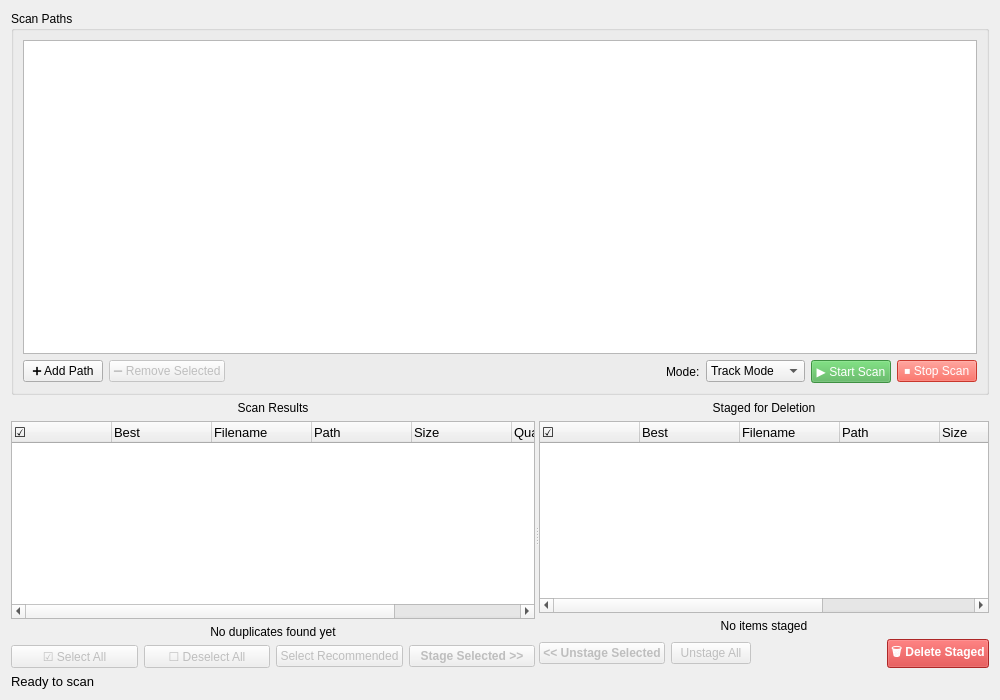
<?xml version="1.0" encoding="UTF-8"?>
<ui version="4.0">
 <class>DualPaneWidget</class>
 <widget class="QWidget" name="DualPaneWidget">
  <property name="geometry">
   <rect>
    <x>0</x>
    <y>0</y>
    <width>1000</width>
    <height>700</height>
   </rect>
  </property>
  <property name="windowTitle">
   <string>Scan &amp; Stage</string>
  </property>
  <layout class="QVBoxLayout" name="verticalLayout">
   <item>
    <!-- Top Pane: Scan Paths -->
    <widget class="QGroupBox" name="pathsGroup">
     <property name="title">
      <string>Scan Paths</string>
     </property>
     <property name="minimumHeight">
      <number>150</number>
     </property>
     <property name="maximumHeight">
      <number>200</number>
     </property>
     <layout class="QVBoxLayout" name="pathsLayout">
      <item>
       <widget class="QListWidget" name="pathsList">
        <property name="toolTip">
         <string>Paths to scan for duplicates</string>
        </property>
       </widget>
      </item>
      <item>
       <layout class="QHBoxLayout" name="pathsButtonLayout">
        <item>
         <widget class="QPushButton" name="addPathButton">
          <property name="text">
           <string>➕ Add Path</string>
          </property>
          <property name="toolTip">
           <string>Add a path to scan</string>
          </property>
         </widget>
        </item>
        <item>
         <widget class="QPushButton" name="removePathButton">
          <property name="text">
           <string>➖ Remove Selected</string>
          </property>
          <property name="enabled">
           <bool>false</bool>
          </property>
          <property name="toolTip">
           <string>Remove selected path</string>
          </property>
         </widget>
        </item>
        <item>
         <spacer name="horizontalSpacer1">
          <property name="orientation">
           <enum>Qt::Horizontal</enum>
          </property>
          <property name="sizeHint" stdset="0">
           <size>
            <width>40</width>
            <height>20</height>
           </size>
          </property>
         </spacer>
        </item>
        <item>
         <widget class="QLabel" name="modeLabel">
          <property name="text">
           <string>Mode:</string>
          </property>
         </widget>
        </item>
        <item>
         <widget class="QComboBox" name="modeCombo">
          <property name="toolTip">
           <string>Scan for duplicate tracks or albums</string>
          </property>
          <item>
           <property name="text">
            <string>Track Mode</string>
           </property>
          </item>
          <item>
           <property name="text">
            <string>Album Mode</string>
           </property>
          </item>
         </widget>
        </item>
        <item>
         <widget class="QPushButton" name="startScanButton">
          <property name="text">
           <string>▶ Start Scan</string>
          </property>
          <property name="enabled">
           <bool>false</bool>
          </property>
          <property name="sizePolicy">
           <sizepolicy hsizetype="Fixed" vsizetype="Fixed">
            <horstretch>0</horstretch>
            <verstretch>0</verstretch>
           </sizepolicy>
          </property>
          <property name="toolTip">
           <string>Start scanning for duplicates</string>
          </property>
          <property name="styleSheet">
           <string notr="true">background-color: #4CAF50; color: white;</string>
          </property>
         </widget>
        </item>
        <item>
         <widget class="QPushButton" name="stopScanButton">
          <property name="text">
           <string>⏹ Stop Scan</string>
          </property>
          <property name="enabled">
           <bool>false</bool>
          </property>
          <property name="sizePolicy">
           <sizepolicy hsizetype="Fixed" vsizetype="Fixed">
            <horstretch>0</horstretch>
            <verstretch>0</verstretch>
           </sizepolicy>
          </property>
          <property name="toolTip">
           <string>Stop the current scan</string>
          </property>
          <property name="styleSheet">
           <string notr="true">background-color: #f44336; color: white;</string>
          </property>
         </widget>
        </item>
       </layout>
      </item>
     </layout>
    </widget>
   </item>
   <item>
    <!-- Bottom: Split pane with Results (left) and Staging (right) -->
    <widget class="QSplitter" name="splitter">
     <property name="orientation">
      <enum>Qt::Horizontal</enum>
     </property>
     <widget class="QWidget" name="resultsWidget">
      <layout class="QVBoxLayout" name="resultsLayout">
       <item>
        <widget class="QLabel" name="resultsLabel">
         <property name="text">
          <string>Scan Results</string>
         </property>
         <property name="alignment">
          <set>Qt::AlignCenter</set>
         </property>
        </widget>
       </item>
       <item>
        <widget class="QTreeWidget" name="resultsTree">
         <property name="styleSheet">
          <string notr="true">font-size: 10pt;</string>
         </property>
         <property name="selectionMode">
          <enum>QAbstractItemView::MultiSelection</enum>
         </property>
         <property name="selectionBehavior">
          <enum>QAbstractItemView::SelectRows</enum>
         </property>
         <column>
          <property name="text">
           <string>☑</string>
          </property>
         </column>
         <column>
          <property name="text">
           <string>Best</string>
          </property>
         </column>
         <column>
          <property name="text">
           <string>Filename</string>
          </property>
         </column>
         <column>
          <property name="text">
           <string>Path</string>
          </property>
         </column>
         <column>
          <property name="text">
           <string>Size</string>
          </property>
         </column>
         <column>
          <property name="text">
           <string>Quality</string>
          </property>
         </column>
         <column>
          <property name="text">
           <string>Similarity</string>
          </property>
         </column>
        </widget>
       </item>
       <item>
        <widget class="QLabel" name="resultsSummary">
         <property name="text">
          <string>No duplicates found yet</string>
         </property>
         <property name="alignment">
          <set>Qt::AlignCenter</set>
         </property>
        </widget>
       </item>
       <item>
        <!-- Results buttons group -->
        <layout class="QHBoxLayout" name="resultsButtonLayout">
         <property name="spacing">
          <number>6</number>
         </property>
         <item>
          <widget class="QPushButton" name="selectAllButton">
           <property name="text">
            <string>☑ Select All</string>
           </property>
           <property name="enabled">
            <bool>false</bool>
           </property>
           <property name="toolTip">
            <string>Select all items in results pane</string>
           </property>
          </widget>
         </item>
         <item>
          <widget class="QPushButton" name="deselectAllButton">
           <property name="text">
            <string>☐ Deselect All</string>
           </property>
           <property name="enabled">
            <bool>false</bool>
           </property>
           <property name="toolTip">
            <string>Deselect all items in results pane</string>
           </property>
          </widget>
         </item>
         <item>
          <widget class="QPushButton" name="selectRecommendedButton">
           <property name="text">
            <string>Select Recommended</string>
           </property>
           <property name="enabled">
            <bool>false</bool>
           </property>
           <property name="toolTip">
            <string>Select items recommended for deletion (lower quality duplicates)</string>
           </property>
          </widget>
         </item>
         <item>
          <widget class="QPushButton" name="stageButton">
           <property name="text">
            <string>Stage Selected &gt;&gt;</string>
           </property>
           <property name="enabled">
            <bool>false</bool>
           </property>
           <property name="toolTip">
            <string>Move selected items from results to staging pane</string>
           </property>
           <property name="styleSheet">
            <string notr="true">font-weight: bold;</string>
           </property>
          </widget>
         </item>
        </layout>
       </item>
      </layout>
     </widget>
     <widget class="QWidget" name="stagingWidget">
      <layout class="QVBoxLayout" name="stagingLayout">
       <item>
        <widget class="QLabel" name="stagingLabel">
         <property name="text">
          <string>Staged for Deletion</string>
         </property>
         <property name="alignment">
          <set>Qt::AlignCenter</set>
         </property>
        </widget>
       </item>
       <item>
        <widget class="QTreeWidget" name="stagingTree">
         <property name="styleSheet">
          <string notr="true">font-size: 10pt;</string>
         </property>
         <property name="selectionMode">
          <enum>QAbstractItemView::MultiSelection</enum>
         </property>
         <property name="selectionBehavior">
          <enum>QAbstractItemView::SelectRows</enum>
         </property>
         <column>
          <property name="text">
           <string>☑</string>
          </property>
         </column>
         <column>
          <property name="text">
           <string>Best</string>
          </property>
         </column>
         <column>
          <property name="text">
           <string>Filename</string>
          </property>
         </column>
         <column>
          <property name="text">
           <string>Path</string>
          </property>
         </column>
         <column>
          <property name="text">
           <string>Size</string>
          </property>
         </column>
         <column>
          <property name="text">
           <string>Quality</string>
          </property>
         </column>
         <column>
          <property name="text">
           <string>Similarity</string>
          </property>
         </column>
        </widget>
       </item>
       <item>
        <widget class="QLabel" name="stagingSummary">
         <property name="text">
          <string>No items staged</string>
         </property>
         <property name="alignment">
          <set>Qt::AlignCenter</set>
         </property>
        </widget>
       </item>
       <item>
        <!-- Staging buttons group -->
        <layout class="QHBoxLayout" name="stagingButtonLayout">
         <property name="spacing">
          <number>6</number>
         </property>
         <item>
          <widget class="QPushButton" name="unstageButton">
           <property name="text">
            <string>&lt;&lt; Unstage Selected</string>
           </property>
           <property name="enabled">
            <bool>false</bool>
           </property>
           <property name="toolTip">
            <string>Move selected items from staging back to results pane</string>
           </property>
           <property name="styleSheet">
            <string notr="true">font-weight: bold;</string>
           </property>
          </widget>
         </item>
         <item>
          <widget class="QPushButton" name="clearStagingButton">
           <property name="text">
            <string>Unstage All</string>
           </property>
           <property name="enabled">
            <bool>false</bool>
           </property>
           <property name="toolTip">
            <string>Clear all items from staging (move back to results)</string>
           </property>
          </widget>
         </item>
         <item>
          <spacer name="horizontalSpacer2">
           <property name="orientation">
            <enum>Qt::Horizontal</enum>
           </property>
           <property name="sizeHint" stdset="0">
            <size>
             <width>40</width>
             <height>20</height>
            </size>
           </property>
          </spacer>
         </item>
         <item>
          <widget class="QPushButton" name="deleteAllButton">
           <property name="text">
            <string>🗑️ Delete Staged</string>
           </property>
           <property name="enabled">
            <bool>false</bool>
           </property>
           <property name="toolTip">
            <string>Delete all staged items (move to .deletedByDuperscooper)</string>
           </property>
           <property name="styleSheet">
            <string notr="true">background-color: #d32f2f; color: white; font-weight: bold;</string>
           </property>
          </widget>
         </item>
        </layout>
       </item>
      </layout>
     </widget>
    </widget>
   </item>
   <item>
    <widget class="QLabel" name="statusLabel">
     <property name="styleSheet">
      <string notr="true">font-size: 10pt;</string>
     </property>
     <property name="text">
      <string>Ready to scan</string>
     </property>
     <property name="alignment">
      <set>Qt::AlignLeft|Qt::AlignVCenter</set>
     </property>
    </widget>
   </item>
  </layout>
 </widget>
 <resources/>
 <connections/>
</ui>
